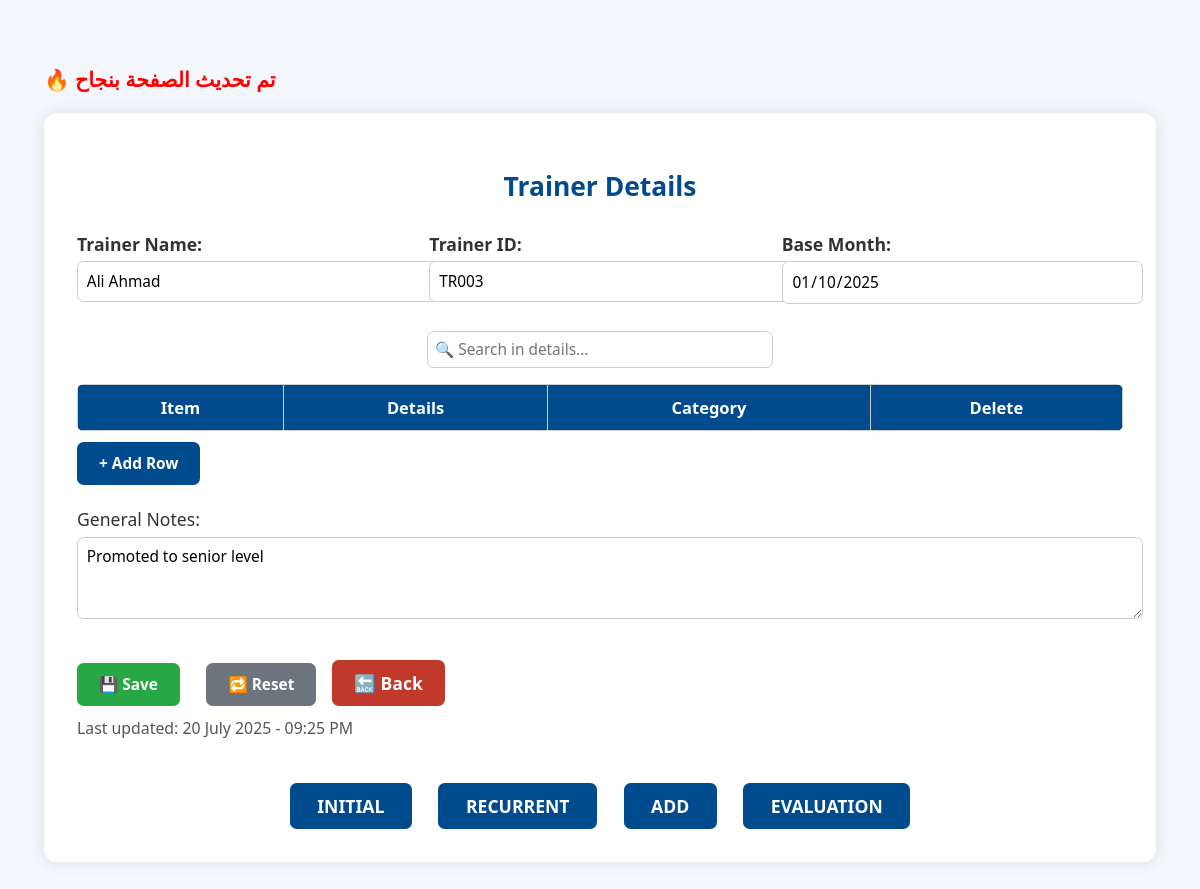
The page /trainer/TR003 on the database its author committed.
### tables this page shows
CREATE TABLE trainers (
    id INTEGER PRIMARY KEY AUTOINCREMENT,
    name TEXT NOT NULL,
    trainer_id TEXT NOT NULL UNIQUE,
    base_month TEXT NOT NULL,
    initial TEXT,
    recurrent TEXT,
    add_course TEXT,
    evaluate TEXT,
    notes TEXT
);

### app.py (the view, shortened to what this page needs)
@app.route("/trainer/<trainer_id>", methods=["GET", "POST"])
def trainer_detail(trainer_id):
    conn = sqlite3.connect("database.db")
    conn.row_factory = sqlite3.Row
    c = conn.cursor()
    trainer = c.execute("SELECT * FROM trainers WHERE trainer_id = ?", (trainer_id,)).fetchone()
    records = c.execute("SELECT * FROM trainer_details WHERE trainer_id = ?", (trainer_id,)).fetchall()
    conn.close()
    return render_template("ast/trainer_detail.html", trainer=trainer, details=records, datetime=datetime)

### templates/ast/trainer_detail.html (shortened to what this page needs)
<!DOCTYPE html>
<html lang="en">
<head>
    <link rel="stylesheet" href="{{ url_for('static', filename='style.css') }}?v=124">
</head>
<body>
    <h3 style="color:red;">🔥 تم تحديث الصفحة بنجاح</h3>
    <div class="container">
        <h2>Trainer Details</h2>
        <form method="POST" action="{{ url_for('trainer_detail', trainer_id=trainer.trainer_id) }}">
            <div class="info-group">
                <div style="flex:1; margin-right: 10px;">
                    <label>Trainer Name:</label>
                    <input type="text" name="trainer_name" value="{{ trainer.name }}" readonly>
                </div>
                <div style="flex:1; margin-right: 10px;">
                    <label>Trainer ID:</label>
                    <input type="text" name="trainer_id" value="{{ trainer.trainer_id }}" readonly>
                </div>
                <div style="flex:1;">
                    <label>Base Month:</label>
                    <input type="date" name="base_month" value="{{ trainer.base_month }}" readonly>
                </div>
            </div>
            <div class="search-box">
                <input type="text" id="searchInput" onkeyup="filterTable()" placeholder="🔍 Search in details...">
            </div>
            <table id="detail-table">
                <thead>
                    <tr>
                        <th>Item</th>
                        <th>Details</th>
                        <th>Category</th>
                        <th>Delete</th>
                    </tr>
                </thead>
            </table>
            <button type="button" class="add-row-btn" onclick="addRow()">+ Add Row</button>
            <label style="margin-top: 20px; display:block;">General Notes:</label>
            <textarea name="general_notes" rows="3">{{ trainer.notes or "" }}</textarea>
            <div style="margin-top: 20px;">
                <button type="submit" class="save-btn">💾 Save</button>
                <button type="reset" class="reset-btn">🔁 Reset</button>
                <a href="{{ url_for('dashboard') }}" class="back-btn">🔙 Back</a>
            </div>
            <div class="last-updated">
                Last updated: {{ datetime.now().strftime("%d %B %Y - %I:%M %p") }}
            </div>
        </form>
        <div class="button-group">
            <a href="{{ url_for('initial_page', trainer_id=trainer.id) }}" class="form-btn">INITIAL</a>
            <a href="{{ url_for('recurrent_page', trainer_id=trainer.id) }}" class="form-btn">RECURRENT</a>
            <a href="{{ url_for('add_qualification', trainer_id=trainer.id) }}" class="form-btn">ADD</a>
            <a href="{{ url_for('evaluation', trainer_id=trainer.id) }}" class="form-btn">EVALUATION</a>
        </div>
    </div>
</body>
</html>

### static/style.css (style rules this page uses)
body { font-family: 'Segoe UI', Tahoma, sans-serif; background-color: #f5f8fc; padding: 40px; margin: 0; color: #333; }
.container, .initial-container, .tcfoi-container, .qualification-container { max-width: 95%; margin: auto; background-color: #fff; padding: 30px; border-radius: 10px; box-shadow: 0 0 12px rgba(0, 0, 0, 0.08); }
h2 { text-align: center; color: #004b8d; margin-bottom: 20px; }
button, input, select, textarea { font-size: 14px; padding: 8px 12px; border-radius: 6px; border: 1px solid #ccc; outline: none; font-family: 'Segoe UI', Tahoma, sans-serif; }
button { cursor: pointer; transition: background-color 0.3s ease, transform 0.1s ease; }
button.save-btn { background-color: #28a745; color: white; border: none; margin-right: 10px; }
button.reset-btn { background-color: #6c757d; color: white; border: none; }
a.back-btn { background-color: #c0392b; color: white !important; padding: 10px 20px; font-weight: bold; border-radius: 6px; text-decoration: none; display: inline-block; transition: background-color 0.3s ease, transform 0.1s ease; margin-left: 10px; }
button.add-row-btn { margin-top: 10px; background-color: #004b8d; color: white; border: none; }
table { width: 100%; border-collapse: collapse; margin-top: 20px; background-color: #fff; }
th, td { border: 1px solid #ccc; padding: 10px; text-align: center; }
th { background-color: #004b8d; color: white; font-size: 15px; }
.form-btn { display: inline-block; margin: 10px 10px 0; padding: 10px 25px; background-color: #004b8d; color: white; border: none; border-radius: 6px; font-weight: bold; text-decoration: none; cursor: pointer; }
.button-group { text-align: center; margin-top: 30px; }
.last-updated { margin-top: 10px; font-size: 0.9em; color: #555; }
.search-box { margin: 20px 0 10px; display: flex; justify-content: center; }
.search-box input { width: 300px; padding: 6px; border: 1px solid #ccc; border-radius: 6px; }

### templates/ast/trainer_detail.html (style rules this page uses)
body { font-family: 'Segoe UI', sans-serif; background-color: #f4f7fc; padding: 40px; zoom: 1.1; }
.container { max-width: 95%; margin: auto; background-color: white; padding: 30px; border-radius: 12px; box-shadow: 0 0 15px rgba(0, 0, 0, 0.1); }
h2 { text-align: center; color: #004b8d; margin-bottom: 25px; }
.info-group { display: flex; justify-content: space-between; margin-bottom: 20px; }
.info-group label { font-weight: bold; margin-bottom: 5px; }
input[type="text"], input[type="date"], select, textarea { padding: 8px; width: 100%; border-radius: 6px; border: 1px solid #ccc; margin-top: 5px; }
table { width: 100%; border-collapse: collapse; margin-top: 15px; border-radius: 6px; overflow: hidden; }
th, td { border: 1px solid #ccc; padding: 10px; text-align: center; }
th { background-color: #004b8d; color: white; }
.add-row-btn, .reset-btn, .save-btn { margin-top: 15px; padding: 10px 20px; border: none; border-radius: 6px; font-weight: bold; cursor: pointer; }
.add-row-btn { background-color: #004b8d; color: white; }
.reset-btn { background-color: #6c757d; color: white; margin-left: 10px; }
.save-btn { background-color: #28a745; color: white; margin-right: 10px; }
a.back-btn { background-color: #c0392b; color: white !important; padding: 10px 20px; font-weight: bold; border-radius: 6px; text-decoration: none; display: inline-block; transition: background-color 0.3s ease, transform 0.1s ease; margin-left: 10px; }
.form-btn { display: inline-block; margin: 10px 10px 0; padding: 10px 25px; background-color: #004b8d; color: white; border: none; border-radius: 6px; font-weight: bold; text-decoration: none; cursor: pointer; }
.button-group { text-align: center; margin-top: 30px; }
.last-updated { margin-top: 10px; font-size: 0.9em; color: #555; }
.search-box { margin: 20px 0 10px; display: flex; justify-content: center; }
.search-box input { width: 300px; padding: 6px; border: 1px solid #ccc; border-radius: 6px; }

### rows shown on the page
trainers: trainer_name "Ali Ahmad", trainer_id "TR003", base_month "01/10/2025", general_notes "Promoted to senior level"
